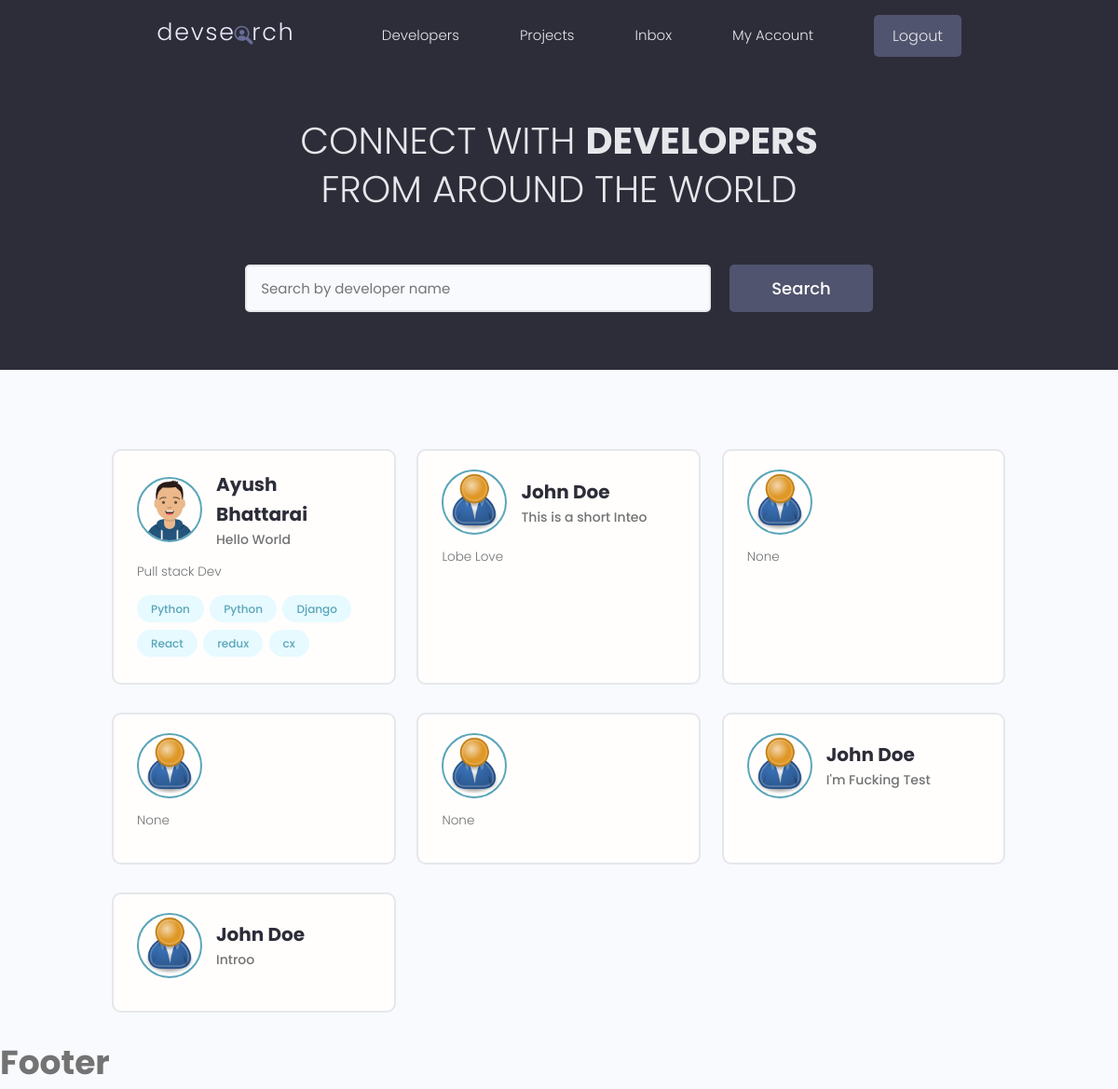
The app's page / (signed in) with its own data.
### users/models.py (models this page shows, shortened)
class Profile(models.Model):
    id = models.UUIDField(default=uuid4, unique=True, primary_key=True, editable=False)
    created_at = models.DateTimeField(auto_now_add=True)
    user = models.OneToOneField(User, on_delete=models.CASCADE, null=True, blank=True)
    name = models.CharField(max_length=200, blank=True, null=True)
    email = models.EmailField(max_length=500,blank=True,null=True)
    username = models.CharField(max_length=200, blank=True, null=True)
    location = models.CharField(max_length=200, blank=True, null=True)
    short_intro = models.CharField(max_length=200)
    bio = models.TextField(blank=True, null=True)
    profile_image = models.ImageField(null=True, blank=True, upload_to="profile/", default="profile/user-default.png")
    social_github = models.CharField(max_length=200, blank=True, null=True)
    social_youtube = models.CharField(max_length=200, blank=True, null=True)
    social_twitter = models.CharField(max_length=200, blank=True, null=True)
    social_linkedin = models.CharField(max_length=200, blank=True, null=True)
    social_website = models.CharField(max_length=200, blank=True, null=True)

class Skill(models.Model):
    owner = models.ForeignKey(Profile, on_delete=models.CASCADE, null=True, blank=True)
    name = models.CharField(max_length=200, blank=True, null=True)
    description = models.TextField(max_length=200, blank=True, null=True)
    id = models.UUIDField(default=uuid4, unique=True, primary_key=True, editable=False)
    created_at = models.DateTimeField(auto_now_add=True)
    def __str__(self):
        return str(self.name)

### users/views.py (the view)
# urls.py: path("", views.profile, name="profile"),
def profile(request):
    profile = Profile.objects.all()
    context = {"profiles": profile}
    return render(request, "users/profiles.html", context=context)

### users/templates/users/profiles.html (shortened to what this page needs)
{% extends 'base.html' %}
{% block content %}
   <main class="home">
    <section class="hero-section text-center">
      <div class="container container--narrow">
        <div class="hero-section__box">
          <h2>CONNECT WITH <span>DEVELOPERS</span></h2>
          <h2>FROM AROUND THE WORLD</h2>
        </div>
        <div class="hero-section__search">
          <form class="form" action="#" method="get">
            <div class="form__field">
              <input class="input input--text" id="formInput#search" type="text" name="text"
                placeholder="Search by developer name" />
            </div>
            <input class="btn btn--sub btn--lg" type="submit" value="Search" />
          </form>
        </div>
      </div>
    </section>
    <section class="devlist">
      <div class="container">
        <div class="grid grid--three">
            {% for profile in profiles %}
          <div class="column card">
            <div class="dev">
              <a href="{% url 'user-profile' profile.id %}" class="card__body">
                <div class="dev__profile">
                  <img class="avatar avatar--md" src="{{ profile.profile_image.url }}" alt="image" />
                  <div class="dev__meta">
                    <h3>{{ profile.name }}</h3>
                    <h5>{{ profile.short_intro| slice:"60" }}</h5>
                  </div>
                </div>
                <p class="dev__info">
                  {{ profile.bio | slice:"150"}}
                </p>
                <div class="dev__skills">
                    {% for item  in profile.skill_set.all %}
                    <span class="tag tag--pill tag--main">
                    <small>{{ item }}</small>
                  </span>
                    {% endfor %}
                </div>
              </a>
            </div>
          </div>
            {% endfor %}
        </div>
      </div>
    </section>
  </main>
{% endblock %}

### static/styles/app.css (style rules this page uses)
:root { --color-sub: #2d2d39; }
.btn--sub { background-color: var(--color-sub-light); }
.card { border: 2px solid var(--color-light); }
img { width: 100%; }
.hero-section { height: 40vh; display: flex; align-items: center; background-color: var(--color-sub); }
.hero-section__box { margin-bottom: 4rem; }
.hero-section__box > h2, .hero-section__box > h2 > span { font-size: 4rem; color: var(--color-light); line-height: 1.3; text-transform: uppercase; }
.hero-section__box > h2 { font-weight: 300; }
.hero-section__box > h2 > span { font-weight: 700; }
.hero-section__search > .form { display: flex; align-items: center; justify-content: center; gap: 2rem; }
.hero-section__search > .form input.input--text { width: 50rem; }
.devlist { margin-top: 8rem; }
.devlist .grid { align-items: stretch; }
.devlist .dev .dev__profile { display: flex; align-items: center; gap: 1.5rem; }
.devlist .dev .dev__meta h3 { color: var(--color-sub); font-size: 2rem; font-weight: 700; }
.devlist .dev .dev__meta h5 { color: var(--color-text); font-size: 1.4rem; font-weight: 500; }
.devlist .dev .dev__info { margin: 1.5rem 0; font-size: 1.35rem; line-height: 1.4; text-align: justify; }

### static/uikit/styles/modules/_variables.css (style rules this page uses)
:root { --color-main: #5aa5b9; --color-main-light: #e6faff; --color-sub: #3f4156; --color-sub-light: #51546e; --color-sub-lighter: #ededfd; --color-text: #737373; --color-gray: #8b8b8b; --color-light: #e5e7eb; --color-light-gray: #767676; --color-bg: #f8fafd; --color-white: #fffefd; --color-white-light: #f3f3f3; --color-success: #359e64; --color-success-bg: #def8e8; --color-error: #fc4b0b; --color-error-bg: #fff2ee; --font-base: 'Poppins', arial, helvetica, 'Segoe UI', roboto, ubuntu, sans-serif; --font-monospace: 'Fira Code', 'Courier New', courier, monospace; --font-regular: 300; --font-medium: 500; --font-bold: 700; --generic-shadow: 1px 1px 5px #00000010; --generic-transition: all 0.3s ease-in-out; }

### static/uikit/styles/modules/_base.css (style rules this page uses)
* { margin: 0; padding: 0; box-sizing: border-box; text-rendering: optimizeLegibility; color: inherit; font-size: inherit; }
html { font-size: 50%; }
@media only screen and (min-width: 480px) { html { font-size: 56.25%; } }
@media only screen and (min-width: 1200px) { html { font-size: 62.5%; } }
body { line-height: 1.6; font-weight: 400; font-size: 1.5rem; color: var(--color-text); background-color: var(--color-bg); min-height: 100vh; }

### static/uikit/styles/modules/_typography.css (style rules this page uses)
* { font-family: var(--font-base); }
h2 { font-size: 3.6rem; font-weight: var(--font-bold); }
h3 { font-size: 3.2rem; font-weight: var(--font-medium); }
h5 { font-size: 2.4rem; font-weight: var(--font-medium); }
h5, h6 { font-weight: var(--font-regular); }
p, span, strong { font-size: 1.6rem; color: var(--color-text); font-weight: var(--font-regular); }
a { padding-bottom: 2px; text-decoration: none; display: inline-block; color: var(--color-main); font-weight: var(--font-medium); }

### static/uikit/styles/modules/_utilities.css (style rules this page uses)
.container { width: 92%; max-width: 165rem; margin: 0 auto; box-sizing: border-box; }
.container--narrow { width: 92%; max-width: 120rem; }
@media screen and (min-width: 1000px) { .container { width: 90%; } }
@media screen and (min-width: 1000px) { .container--narrow { width: 85%; } }
@media screen and (min-width: 1200px) { .container { width: 80%; } }
@media screen and (min-width: 1200px) { .container--narrow { width: 72%; } }
.text-center { text-align: center; }

### static/uikit/styles/modules/_avatar.css (style rules this page uses)
.avatar { border-radius: 50%; border: 2px solid var(--color-main); object-fit: cover; }
.avatar--md { height: 7rem; width: 7rem; }

### static/uikit/styles/modules/_button.css (style rules this page uses)
.btn { display: inline-block; position: relative; cursor: pointer; background-color: var(--color-light); font-weight: var(--font-medium); color: var(--color-sub); text-decoration: none; padding: 1rem 2rem; border-radius: 0.5rem; border: none; width: -webkit-fit-content; width: -moz-fit-content; width: fit-content; height: -webkit-fit-content; height: -moz-fit-content; height: fit-content; font-size: 1.6rem; outline-width: 0; outline-color: transparent; -webkit-backface-visibility: hidden; backface-visibility: hidden; transition: all 0.3s ease-in-out; }
.btn--sub { background-color: var(--color-sub); color: var(--color-white); }
.btn--lg { font-size: 1.8rem; padding: 1.2rem 4.5rem; }

### static/uikit/styles/modules/_card.css (style rules this page uses)
.card { border-radius: 1rem; background-color: var(--color-white); border: 1.5px solid var(--color-light); width: auto; height: auto; margin-top: 0.5rem; margin-bottom: 0.5rem; overflow: hidden; }
.card__body, .card__header { padding: 2rem 2.5rem; }

### records on screen
Profile: profile_image (picture), name "Ayush Bhattarai", short_intro "Hello World", bio "Pull stack Dev"
Skill: name "Python"
Skill: name "Python"
Skill: name "Django"
Skill: name "React"
Skill: name "redux"
Skill: name "cx"
Profile: profile_image (placeholder picture), name "John Doe", short_intro "This is a short Inteo", bio "Lobe Love"
Profile: profile_image (placeholder picture), bio "None"
Profile: profile_image (placeholder picture), bio "None"
Profile: profile_image (placeholder picture), bio "None"
Profile: profile_image (placeholder picture), name "John Doe", short_intro "I'm Fucking Test"
Profile: profile_image (placeholder picture), name "John Doe", short_intro "Introo"
